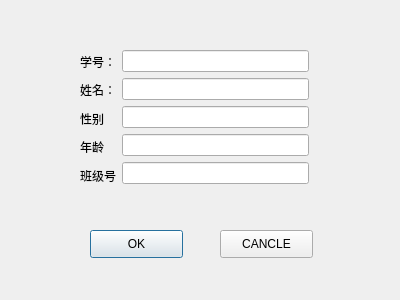
<?xml version="1.0" encoding="UTF-8"?>
<ui version="4.0">
 <class>addStudlg</class>
 <widget class="QDialog" name="addStudlg">
  <property name="geometry">
   <rect>
    <x>0</x>
    <y>0</y>
    <width>400</width>
    <height>300</height>
   </rect>
  </property>
  <property name="windowTitle">
   <string>Dialog</string>
  </property>
  <property name="styleSheet">
   <string notr="true">border-image: url(:/login/beijing01.png);</string>
  </property>
  <widget class="QPushButton" name="pushButton">
   <property name="geometry">
    <rect>
     <x>90</x>
     <y>230</y>
     <width>93</width>
     <height>28</height>
    </rect>
   </property>
   <property name="styleSheet">
    <string notr="true">border-image: url(:/login/beijing01.png);</string>
   </property>
   <property name="text">
    <string>OK</string>
   </property>
  </widget>
  <widget class="QPushButton" name="pushButton_2">
   <property name="geometry">
    <rect>
     <x>220</x>
     <y>230</y>
     <width>93</width>
     <height>28</height>
    </rect>
   </property>
   <property name="text">
    <string>CANCLE</string>
   </property>
  </widget>
  <widget class="QWidget" name="layoutWidget">
   <property name="geometry">
    <rect>
     <x>80</x>
     <y>50</y>
     <width>229</width>
     <height>137</height>
    </rect>
   </property>
   <layout class="QHBoxLayout" name="horizontalLayout">
    <item>
     <layout class="QVBoxLayout" name="verticalLayout">
      <item>
       <widget class="QLabel" name="label_4">
        <property name="text">
         <string>学号：</string>
        </property>
       </widget>
      </item>
      <item>
       <widget class="QLabel" name="label">
        <property name="text">
         <string>姓名：</string>
        </property>
       </widget>
      </item>
      <item>
       <widget class="QLabel" name="label_2">
        <property name="text">
         <string>性别</string>
        </property>
       </widget>
      </item>
      <item>
       <widget class="QLabel" name="label_3">
        <property name="text">
         <string>年龄</string>
        </property>
       </widget>
      </item>
      <item>
       <widget class="QLabel" name="label_5">
        <property name="text">
         <string>班级号</string>
        </property>
       </widget>
      </item>
     </layout>
    </item>
    <item>
     <layout class="QVBoxLayout" name="verticalLayout_2">
      <item>
       <widget class="QLineEdit" name="stuNumEdit"/>
      </item>
      <item>
       <widget class="QLineEdit" name="stuNameEdit"/>
      </item>
      <item>
       <widget class="QLineEdit" name="stuSexEdit"/>
      </item>
      <item>
       <widget class="QLineEdit" name="stuAgeEdit"/>
      </item>
      <item>
       <widget class="QLineEdit" name="stuClnoEdit"/>
      </item>
     </layout>
    </item>
   </layout>
  </widget>
 </widget>
 <resources>
  <include location="mainwindow.qrc"/>
 </resources>
 <connections/>
</ui>
